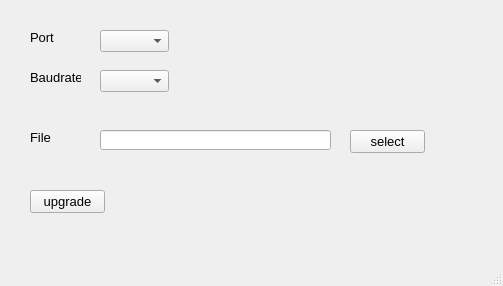
<?xml version="1.0" encoding="UTF-8"?>
<ui version="4.0">
 <class>MainWindow</class>
 <widget class="QMainWindow" name="MainWindow">
  <property name="geometry">
   <rect>
    <x>0</x>
    <y>0</y>
    <width>503</width>
    <height>286</height>
   </rect>
  </property>
  <property name="windowTitle">
   <string>FwdlTest</string>
  </property>
  <widget class="QWidget" name="centralwidget">
   <widget class="QPushButton" name="pushButton_upgrade">
    <property name="geometry">
     <rect>
      <x>30</x>
      <y>190</y>
      <width>75</width>
      <height>23</height>
     </rect>
    </property>
    <property name="font">
     <font>
      <pointsize>10</pointsize>
     </font>
    </property>
    <property name="text">
     <string>upgrade</string>
    </property>
   </widget>
   <widget class="QComboBox" name="comboBox_port">
    <property name="geometry">
     <rect>
      <x>100</x>
      <y>30</y>
      <width>69</width>
      <height>22</height>
     </rect>
    </property>
   </widget>
   <widget class="QComboBox" name="comboBox_baudrate">
    <property name="geometry">
     <rect>
      <x>100</x>
      <y>70</y>
      <width>69</width>
      <height>22</height>
     </rect>
    </property>
   </widget>
   <widget class="QLabel" name="label_port">
    <property name="geometry">
     <rect>
      <x>30</x>
      <y>30</y>
      <width>51</width>
      <height>16</height>
     </rect>
    </property>
    <property name="text">
     <string>&lt;html&gt;&lt;head/&gt;&lt;body&gt;&lt;p&gt;&lt;span style=&quot; font-size:10pt;&quot;&gt;Port&lt;/span&gt;&lt;/p&gt;&lt;/body&gt;&lt;/html&gt;</string>
    </property>
   </widget>
   <widget class="QLabel" name="label_baudrate">
    <property name="geometry">
     <rect>
      <x>30</x>
      <y>70</y>
      <width>51</width>
      <height>16</height>
     </rect>
    </property>
    <property name="text">
     <string>&lt;html&gt;&lt;head/&gt;&lt;body&gt;&lt;p&gt;&lt;span style=&quot; font-size:10pt;&quot;&gt;Baudrate&lt;/span&gt;&lt;/p&gt;&lt;/body&gt;&lt;/html&gt;</string>
    </property>
   </widget>
   <widget class="QLabel" name="label_file">
    <property name="geometry">
     <rect>
      <x>30</x>
      <y>130</y>
      <width>46</width>
      <height>13</height>
     </rect>
    </property>
    <property name="text">
     <string>&lt;html&gt;&lt;head/&gt;&lt;body&gt;&lt;p&gt;&lt;span style=&quot; font-size:10pt;&quot;&gt;File&lt;/span&gt;&lt;/p&gt;&lt;/body&gt;&lt;/html&gt;</string>
    </property>
   </widget>
   <widget class="QLineEdit" name="lineEdit_file">
    <property name="geometry">
     <rect>
      <x>100</x>
      <y>130</y>
      <width>231</width>
      <height>20</height>
     </rect>
    </property>
   </widget>
   <widget class="QPushButton" name="pushButton_fileSelect">
    <property name="geometry">
     <rect>
      <x>350</x>
      <y>130</y>
      <width>75</width>
      <height>23</height>
     </rect>
    </property>
    <property name="font">
     <font>
      <pointsize>10</pointsize>
     </font>
    </property>
    <property name="text">
     <string>select</string>
    </property>
   </widget>
  </widget>
  <widget class="QMenuBar" name="menubar">
   <property name="geometry">
    <rect>
     <x>0</x>
     <y>0</y>
     <width>503</width>
     <height>21</height>
    </rect>
   </property>
  </widget>
  <widget class="QStatusBar" name="statusbar"/>
 </widget>
 <resources/>
 <connections/>
</ui>
